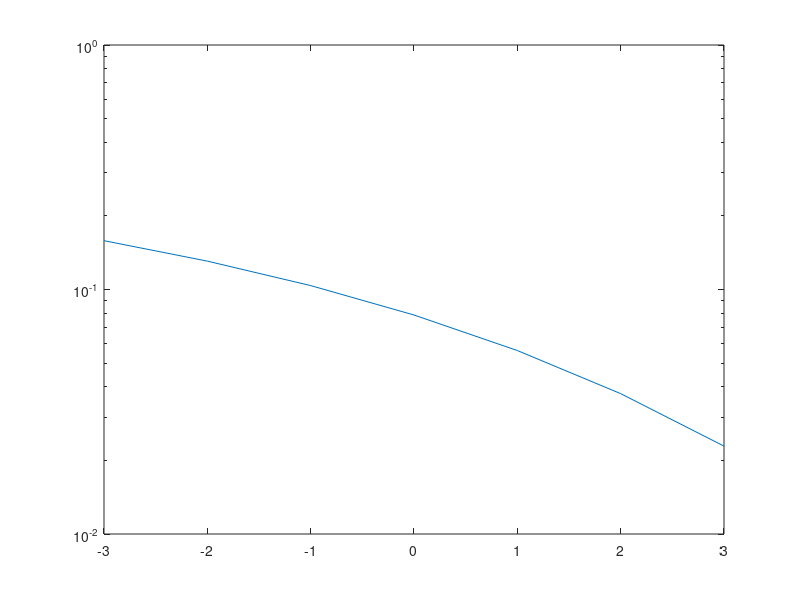

Write the MATLAB code that produced this figure. (Note: this script raises an error after producing the figure.)
clear all;
precision = 100;
N = 20000;
nb_bit_max = 10^7;
rsbs_dB = (-3:3); % suite de RSB
bits = randi([0 1],1,2*N);  % Suite des bits à transmettre


figure()
teb_theorique = (1-normcdf(sqrt(2*10.^(rsbs_dB/10))));
semilogy(rsbs_dB, teb_theorique); 

hold on

tebs_hard = hard(bits,N, precision, rsbs_dB, nb_bit_max);
semilogy(rsbs_dB, tebs_hard);

hold on

tebs_soft = soft(bits,N, precision, rsbs_dB, nb_bit_max);
semilogy(rsbs_dB, tebs_soft);

hold on

tebs_softP = softP(bits,N, precision, rsbs_dB, nb_bit_max);
semilogy(rsbs_dB, tebs_softP);

hold on

tebs_softP_rs = softP_rs(bits,N, precision, rsbs_dB, nb_bit_max);
semilogy(rsbs_dB, tebs_softP_rs);

hold on

tebs_softP_inter_rs = softP_inter_rs(bits,N, precision, rsbs_dB, nb_bit_max);
semilogy(rsbs_dB, tebs_softP_inter_rs);

legend("hard", "soft", "softP", "softP_rs", "softP_inter_rs");
title("Comparaison des tracés des TEB");

